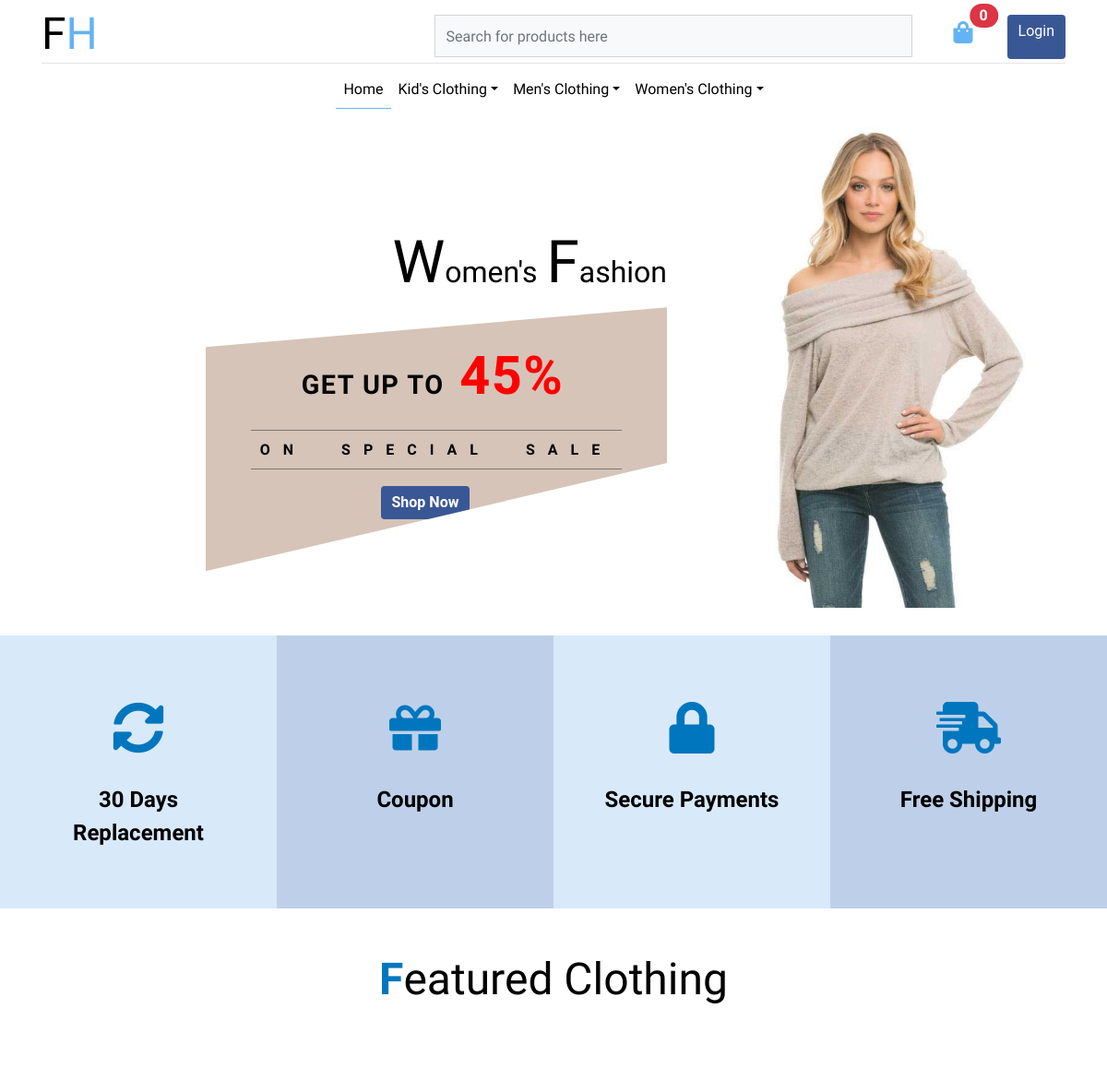
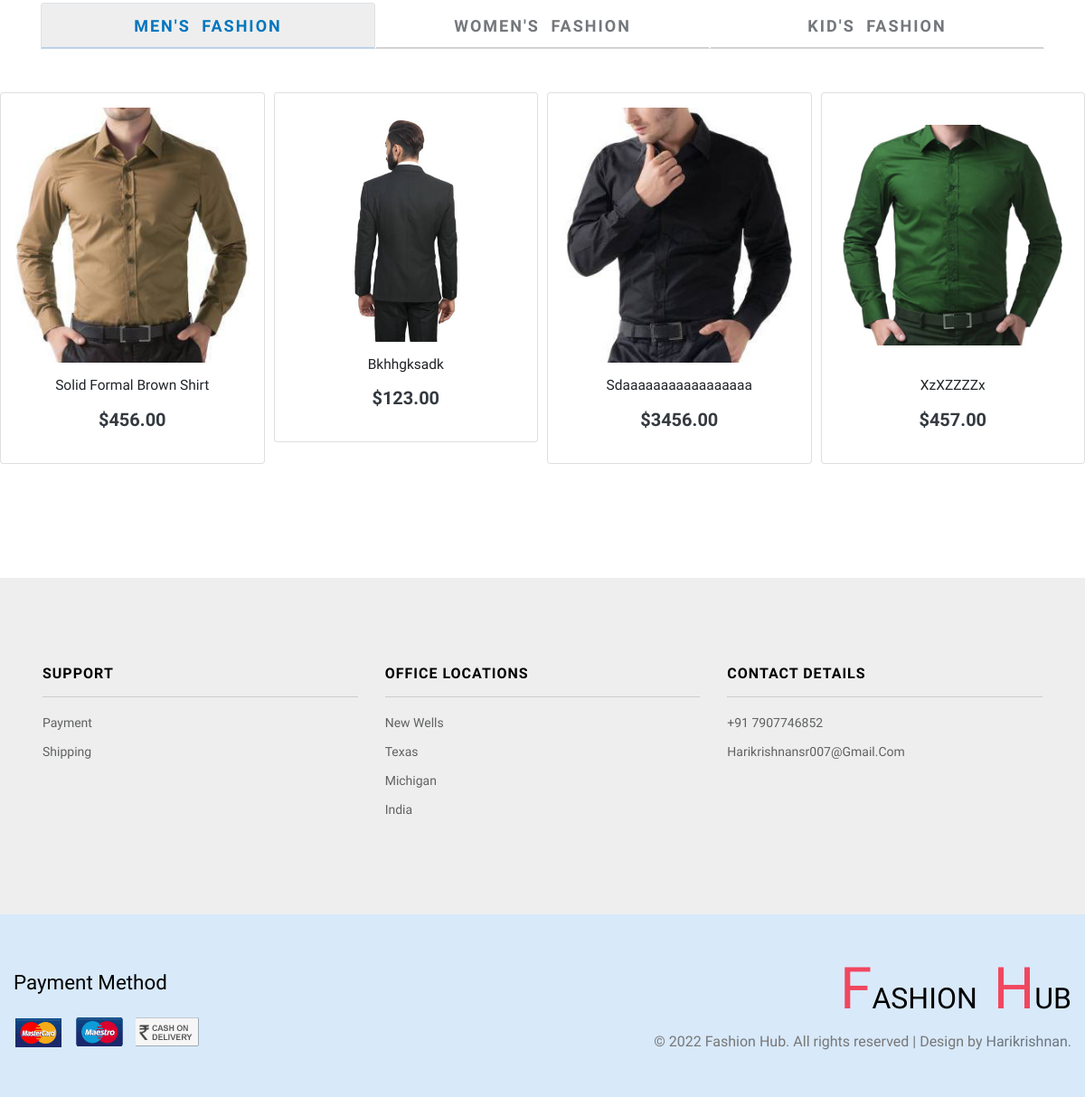
The page / on the database its author committed (2 pictures, top to bottom).
### admin_dashboard/models.py (models this page shows, shortened)
class Category(MPTTModel):
    name = models.CharField( max_length=255, unique=True)
    image = models.ImageField(upload_to="category", blank=True)
    parent = TreeForeignKey('self', related_name='children', on_delete=models.CASCADE, blank=True, null=True)
    slug = models.SlugField( max_length=255, null = True, unique=True)
    description = models.TextField(null = True, blank = True)
    created = models.DateTimeField( auto_now_add=True)
    updated = models.DateTimeField(auto_now=True)
    class MPTTMeta:
        order_insertion_by = ['name']
    class Meta:
        unique_together = (('parent', 'slug',))
        verbose_name_plural = 'categories'

class Product(models.Model):
    category=TreeForeignKey(Category,  on_delete=models.CASCADE, related_name='products')
    name=models.CharField(max_length=200, unique=True)
    brand = models.ForeignKey(Brand, on_delete=models.CASCADE, null = True, blank = True, related_name='products')
    slug=models.SlugField(max_length=200, null = True, unique=True)
    image=models.ImageField(upload_to='product',blank=True)
    description=models.TextField(blank=True)
    price=models.DecimalField(max_digits=10, decimal_places=2)
    available=models.BooleanField(default=True)
    created=models.DateTimeField(auto_now_add=True)
    updated=models.DateTimeField(auto_now=True)
    quantity =  models.IntegerField(blank=True, null=True)
    is_featured=models.BooleanField(default=False)

### home/views.py (the view)
# urls.py: path('', views.homepage ,name="home"),
def homepage(request):
    kids_category = Category.objects.get(slug="kids-clothing")
    men_category = Category.objects.get(slug="mens-clothing")
    women_category = Category.objects.get(slug="womens-clothing")
    mens_products = Product.objects.filter(category__in=men_category.get_descendants(include_self=True), is_featured=True).order_by('name')
    women_products = Product.objects.filter(category__in=women_category.get_descendants(include_self=True), is_featured=True).order_by('name')
    kids_products = Product.objects.filter(category__in=kids_category.get_descendants(include_self=True), is_featured=True).order_by('name')
    try:
        if request.user.is_authenticated:
            cart = Cart.objects.get(user = request.user)
            request.session['cart_item'] = cart.cart_items.count()
    except Cart.DoesNotExist:
        request.session['cart_item'] = 0
    context = {
        "men_category": men_category,
        "women_category": women_category,
        "kids_category": kids_category,
        "mens_products": mens_products,
        "women_products": women_products,
        "kids_products": kids_products
    }
    return render(request,"shop/home.html",context)

### templates/shop/home.html (shortened to what this page needs)
{% extends 'shop/main.html' %}
{% load static %}
{% block content %}
    <div id="carouselExampleControls" class="carousel slide" data-bs-ride="carousel">
        <div class="carousel-inner">
            <div class="carousel-item active">
                <div class="carousel-caption d-none d-md-block">
                    <div class="container">
                        <h3 class="agile_btxt">
                            <span>f</span>ashion
                            <span>h</span>ub
                        </h3>
                        <h4 class="w3_bbot">shop exclusive clothing</h4>
                        <div class="slider-info mt-sm-5">
                            <h4 class="bn_right">
                                <span>w</span>omen's
                                <span>f</span>ashion</h4>
                            <div class="bnr_clip position-relative">
                                <h4>get up to
                                    <span class="px-2">45% </span>
                                </h4>
                                <p class="text-uppercase py-2">on special sale</p>
                                <a class="btn btn-primary rounded mt-1 mr-4 text-capitalize" href="{%url 'product_list' women_category.slug %}" role="button">shop now</a>
                            </div>
                        </div>
                    </div>
                </div>
            </div>
        </div>
        <button class="carousel-control-prev" type="button" data-bs-target="#carouselExampleControls" data-bs-slide="prev">
        <span class="carousel-control-prev-icon" aria-hidden="true"></span>
        </button>
        <button class="carousel-control-next" type="button" data-bs-target="#carouselExampleControls" data-bs-slide="next">
        <span class="carousel-control-next-icon" aria-hidden="true"></span>
        </button>
    </div>
    <div class="agileits-services" id="services">
        <div class="no-gutters agileits-services-row row">
            <div class="col-lg-3 col-sm-6 agileits-services-grids p-sm-5 p-3">
                <span class="fas fa-sync-alt p-4"></span>
                <h4 class="mt-2 mb-3">30 days replacement</h4>
            </div>
            <div class="col-lg-3 col-sm-6 agileits-services-grids p-sm-5 p-3">
                <span class="fas fa-gift p-4"></span>
                <h4 class="mt-2 mb-3">Coupon</h4>
            </div>
            <div class="col-lg-3 col-sm-6 agileits-services-grids p-sm-5 p-3">
                <span class="fas fa-lock p-4"></span>
                <h4 class="mt-2 mb-3">secure payments</h4>
            </div>
            <div class="col-lg-3 col-sm-6 agileits-services-grids p-sm-5 p-3">
                <span class="fas fa-shipping-fast p-4"></span>
                <h4 class="mt-2 mb-3">free shipping</h4>
            </div>
        </div>
    </div>
    <section class="tabs_pro py-md-5 pt-sm-3 pb-5">
        <h5 class="head_agileinfo text-center text-capitalize pb-5">
            <span>F</span>eatured Clothing</h5>
        <div class="tabs tabs-style-line pt-md-5">
            <nav class="container">
                <ul id="clothing-nav" class="nav nav-tabs tabs-style-line" role="tablist">
                    <li class="nav-item">
                        <a class="nav-link active" href="#women" id="women-tab" role="tab" data-toggle="tab" aria-controls="women" aria-expanded="true">Men's Fashion</a>
                    </li>
                    <li class="nav-item">
                        <a class="nav-link" href="#men" role="tab" id="men-tab" data-toggle="tab" aria-controls="men">Women's Fashion
                        </a>
                    </li>
                    <li class="nav-item">
                        <a class="nav-link" href="#girl" role="tab" id="girl-tab" data-toggle="tab" aria-controls="girl">Kid's Fashion</a>
                    </li>
                </ul>
            </nav>
            <div id="clothing-nav-content" class="tab-content py-sm-5">
                <div role="tabpanel" class="tab-pane fade show active" id="women" aria-labelledby="women-tab">
                    <div id="owl-demo" class="owl-carousel text-center">
                        {% for product in mens_products %}
                            <div class="item">
                                <div class="card product-men p-3">
                                    <div class="men-thumb-item">
                                        <img src="{{product.image.url}}" alt="img" class="card-img-top">
                                    </div>
                                    <div class="card-body  py-3 px-2">
                                        <h5 class="card-title text-capitalize">{{product.name}}</h5>
                                        <div class="card-text d-flex justify-content-center">
                                            <p class="text-dark font-weight-bold">${{product.price}}</p>
                                        </div>
                                    </div>
                                </div>
                            </div>
                        {% endfor %}
                    </div>
                </div>
            </div>
        </div>
    </section>
{% endblock %}

### templates/shop/main.html (shortened to what this page needs)
{% load static %}
<!DOCTYPE html>
<html lang="zxx">
    <head>
        <link href="https://cdn.jsdelivr.net/npm/bootstrap@5.0.0-beta3/dist/css/bootstrap.min.css" rel="stylesheet" />
        <link rel="stylesheet" href="https://cdnjs.cloudflare.com/ajax/libs/font-awesome/5.15.3/css/all.min.css" />
        <link rel="stylesheet" href="https://use.fontawesome.com/releases/v5.7.2/css/all.css">
        <link rel="stylesheet" type="text/css" href="{% static '/css/shop/bootstrap.css' %}"  media="all">
        <link rel="stylesheet" type="text/css" href="{% static '/css/shop/shop.css' %}"  media="all">
        <link rel="stylesheet" type="text/css" href="{% static '/css/shop/owl.carousel.min.css' %}"  media="all">
        <link rel="stylesheet" type="text/css" href="{% static '/css/shop/style.css' %}"  media="all">
        <link rel="stylesheet" type="text/css" href="{% static '/css/shop/flexslider.css' %}"  media="all">
        <link rel="stylesheet" type="text/css" href="{% static '/css/shop/checkout.css' %}"  media="all">
        <link rel="stylesheet" type="text/css" href="{% static '/css/shop/easy-responsive-tabs.css' %}"  media="all">
        <link rel="stylesheet" type="text/css" href="{% static '/css/shop/creditly.css' %}"  media="all">
        <link rel="stylesheet" type="text/css" href="{% static '/css/shop/owl.carousel.min.css' %}"  media="all">
    </head>
    <body>
        <header>
            <div class="container">
                <nav class="top_nav d-flex pt-3 pb-1">
                    <h1>
                        <a class="navbar-brand" href="{% url 'home'  %}">fh
                        </a>
                    </h1>
                    <div class="w3ls_right_nav ml-auto d-flex">
                        <div class="input-group flex-column">
                            <form id="search-form" class="form-inline">
                                <div id="search-autocomplete">
                                    <input class="form-control mr-sm-2" type="text" placeholder="Search for products here" id="search-input" aria-label="Search"  size="50px">
                                </div>
                            </form>
                        </div>
                        <div class="nav-icon d-flex">
                            <a class="btn top_hub_cart mx-4 position-relative" href="{%  url 'cart' %}">
                                <i class="fas fa-shopping-bag"></i>
                                <span class="position-absolute top-0 start-100 translate-middle badge rounded-pill bg-danger">
                                    {% if not request.session.cart_item %} 0 {% else %} {{ request.session.cart_item }} {% endif %}
                                </span>
                            </a>
                            {% if request.user.is_authenticated %}
                                {% if request.user.is_staff %}
                                    <a class="text-dark login_btn align-self-center mx-3" href="{% url 'admin_dash' %}">
                                        <i class="far fa-user"></i>
                                    </a>
                                {% else %}
                                    <a href="{% url 'logout' %}" class="btn btn-danger rounded">Logout</a>
                                {% endif %}
                            {% else %}
                                <a href="{% url 'login' %}" class="btn btn-primary rounded">Login</a>
                            {% endif %}
                        </div>
                    </div>
                </nav>
                <nav class="navbar navbar-expand-lg navbar-light justify-content-center">
                    <div class="collapse navbar-collapse" id="navbarSupportedContent">
                        <ul class="navbar-nav mx-auto text-center">
                            <li class="nav-item">
                                <a class="nav-link {% if request.resolver_match.url_name == 'home' %} active  {% endif %}" href="{% url 'home'  %}">Home
                                </a>
                            </li>
                            {% for main_category in main_categories %}
                                <li class="nav-item dropdown has-mega-menu" style="position:static;">
                                    <a class="nav-link dropdown-toggle" data-toggle="dropdown" href="{%  url 'product_list' main_category.slug %}" role="button" aria-haspopup="true" aria-expanded="false">{{ main_category.name }}</a>
                                </li>
                            {% endfor %}
                        </ul>
                    </div>
                </nav>
            </div>
        </header>
        {% block content %}{% endblock content %}
        <footer>
            <div class="footerv2-w3ls">
                <div class="footer-w3lagile-innerr">
                    <div class="container-fluid">
                        <div class="row  footer-v2grids w3-agileits">
                            <div class="col-lg-4 col-sm-6 footer-v2grid">
                                <h4>Support</h4>
                                <ul>
                                    <li>
                                        <a href="payment.html">Payment</a>
                                    </li>
                                    <li>
                                        <a href="#">Shipping</a>
                                    </li>
                                </ul>
                            </div>
                            <div class="col-lg-4 col-sm-6 footer-v2grid my-lg-0 my-5">
                                <h4>office locations</h4>
                                <ul>
                                    <li>
                                        <a href="#">New Wells</a>
                                    </li>
                                    <li>
                                        <a href="#">texas</a>
                                    </li>
                                    <li>
                                        <a href="#">michigan</a>
                                    </li>
                                    <li>
                                        <a href="#">India</a>
                                    </li>
                                </ul>
                            </div>
                            <div class="col-lg-4 col-sm-6 footer-v2grid my-lg-0 my-sm-5">
                                <h4 class="b-log">
                                    Contact Details
                                </h4>
                                <ul>
                                    <li>
                                        <a href="#">+91 7907746852</a>
                                    </li>
                                    <li>
                                        <a href="#">harikrishnansr007@gmail.com</a>
                                    </li>
                                </ul>
                            </div>
                        </div>
                    </div>
                </div>
                <div class="container-fluid py-5 footer-copy_w3ls">
                    <div class="d-lg-flex justify-content-between">
                        <div class="mt-2 sub-some align-self-lg-center">
                            <h5>Payment Method</h5>
                            <ul class="mt-4">
                                <li class="list-inline-item">
                                    <img src="{% static 'img/home/pay2.png' %}" alt="">
                                </li>
                                <li class="list-inline-item">
                                    <img src="{% static 'img/home/pay3.png' %}" alt="">
                                </li>
                                <li class="list-inline-item">
                                    <img src="{% static 'img/home/pay8.png' %}" alt="">
                                </li>
                            </ul>
                        </div>
                        <div class="cpy-right align-self-center">
                            <h2 class="agile_btxt">
                                <a href="index.html">
                                    <span>f</span>ashion
                                    <span>h</span>ub</a>
                            </h2>
                            <p>© 2022 Fashion Hub. All rights reserved | Design by
                                <a href="#" class="text-secondary"> Harikrishnan.</a>
                            </p>
                        </div>
                    </div>
                </div>
            </div>
        </footer>
    </body>
</html>

### rows shown on the page
Category: name "Kid's Clothing"
Category: name "Men's Clothing"
Category: name "Women's Clothing"
Product: image (picture), name "Solid Formal Brown Shirt", price "456.00"
Product: image (picture), name "Bkhhgksadk", price "123.00"
Product: image (picture), name "Sdaaaaaaaaaaaaaaaaa", price "3456.00"
Product: image (picture), name "XzXZZZZx", price "457.00"
